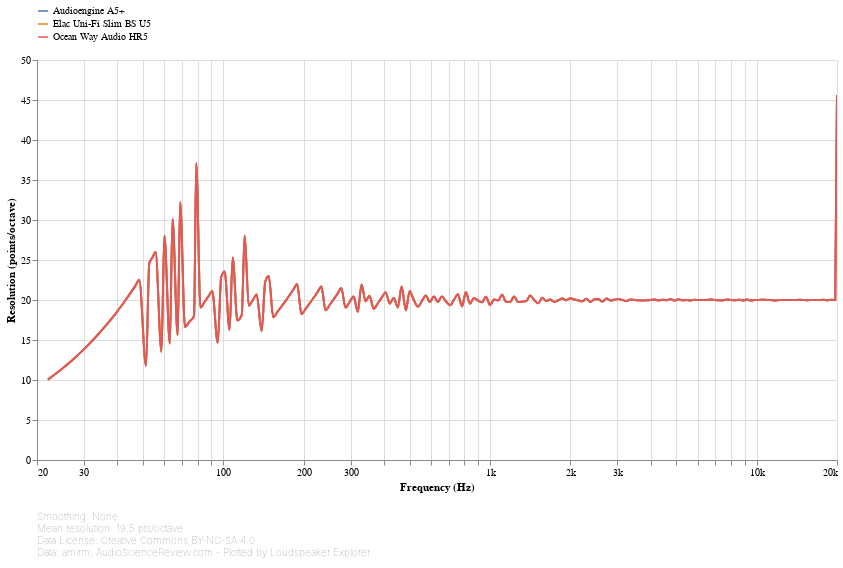

Source (notebook cell):
### Markdown cell above
## Resolution

This chart shows the resolution of the input data at each frequency. For each point, resolution is calculated by looking at the distance from the previous point. The larger the distance, the lower the resolution.

A straight, horizontal line means that resolution is constant throughout the spectrum, or in other words, points are equally spaced in log-frequency. Some Loudspeaker Explorer features, especially smoothing and detrending, implicitly assume that this is the case, and might produce inaccurate results otherwise.

### Code cell
#@markdown
frequency_response_chart(
    speakers_fr_ready
        .pipe(lsx.pd.index_as_columns)
        .set_index('Speaker')
        .set_index('Frequency [Hz]', append=True, drop=False)
        .groupby('Speaker').apply(lambda frequencies: frequencies / frequencies.shift(1))
        .pipe(np.log2)
        .pow(-1)
        .rename(columns={'Frequency [Hz]': 'Resolution (points/octave)'})
        .pipe(lsx.pd.remap_columns, {
            'Resolution (points/octave)': 'value',
        }),
    lambda chart: lsx.util.pipe(chart
        .encode(
            alt.Y('value', type='quantitative', title='Resolution (points/octave)', axis=alt.Axis(grid=True)),
            speaker_color()),
        speaker_input),
    lambda chart: lsx.alt.interactive_line(chart),
    alter_tooltips=lambda tooltips:
        ([alt.Tooltip('speaker', title='Speaker')]
            if speakers_fr_ready.index.get_level_values('Speaker').nunique() > 1 else []) +
        tooltips +
        [alt.Tooltip('value', type='quantitative', title='Resolution (points/octave)', format='.2f')]
)

### Figure 1 — Vega-Lite specification as saved in the notebook (floating-point values rounded to 4 significant figures; data arrays with more than 128 entries replaced by an {"elided": "..."} marker saying what was removed)
{"config": {"view": {"continuousWidth": 400, "continuousHeight": 300, "opacity": 0}}, "vconcat": [{"layer": [{"mark": {"type": "line", "clip": true, "interpolate": "monotone"}, "encoding": {"opacity": {"condition": {"value": 1, "selection": "selector001"}, "value": 0.2}}, "selection": {"selector001": {"type": "multi", "encodings": ["color"], "bind": "legend"}, "selector003": {"type": "interval", "bind": "scales", "encodings": ["x", "y"]}, "selector004": {"type": "single", "fields": ["speaker"], "bind": {"input": "select", "options": [null, "Audioengine A5+", "Elac Uni-Fi Slim BS U5", "Ocean Way Audio HR5"], "labels": ["All", "Audioengine A5+", "Elac Uni-Fi Slim BS U5", "Ocean Way Audio HR5"], "name": "Speaker: "}}}}, {"mark": {"type": "circle", "clip": true, "size": 100}, "encoding": {"fillOpacity": {"condition": {"value": 0.3, "selection": "selector002"}, "value": 0}}, "selection": {"selector002": {"type": "single", "on": "mouseover", "clear": "mouseout", "empty": "none", "encodings": ["x", "y"]}}}], "data": {"name": "data-afd30421ae7066dd000dc345111bcb8a"}, "encoding": {"color": {"type": "nominal", "field": "speaker", "legend": {"direction": "vertical", "labelLimit": 600, "orient": "top", "symbolType": "stroke"}, "title": null}, "tooltip": [{"type": "nominal", "field": "speaker", "title": "Speaker"}, {"type": "quantitative", "field": "frequency", "format": ".03s", "title": "Frequency (Hz)"}, {"type": "quantitative", "field": "value", "format": ".2f", "title": "Resolution (points/octave)"}], "x": {"type": "quantitative", "axis": {"format": "s"}, "field": "frequency", "scale": {"base": 10, "domain": [20, 20000], "nice": false, "type": "log"}, "title": "Frequency (Hz)"}, "y": {"type": "quantitative", "axis": {"grid": true}, "field": "value", "title": "Resolution (points/octave)"}}, "height": 400, "transform": [{"flatten": ["frequency", "value"]}, {"filter": {"selection": "selector004"}}], "width": 800}, {"mark": "text", "height": 1, "title": {"text": ["Smoothing: None", "Mean resolution: 19.5 pts/octave", "Data License: Creative Commons BY-NC-SA 4.0", "Data: amirm, AudioScienceReview.com - Plotted by Loudspeaker Explorer"], "anchor": "start", "color": "gray", "fontSize": 10, "fontWeight": "lighter"}, "width": 600}], "resolve": {"legend": {"color": "independent"}}, "$schema": "https://vega.github.io/schema/vega-lite/v4.8.1.json", "datasets": {"data-afd30421ae7066dd000dc345111bcb8a": [{"speaker": "Audioengine A5+", "frequency": {"elided": "194 float values"}, "value": {"elided": "194 float values"}}, {"speaker": "Elac Uni-Fi Slim BS U5", "frequency": {"elided": "194 float values"}, "value": {"elided": "194 float values"}}, {"speaker": "Ocean Way Audio HR5", "frequency": {"elided": "194 float values"}, "value": {"elided": "194 float values"}}]}}
